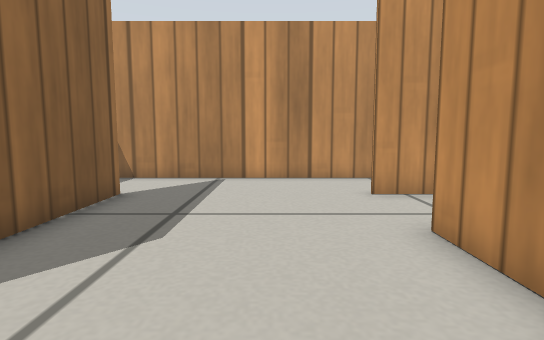
[1] (above)

24 first-person views from a walk through a Gazebo world. The camera is 0.28 m above the floor, tilts 6° down and sees 80° across. The floor is counted in squares, 0.2 m on a side. Each view is taken from the middle of a square. On the plan, view 1 faces up. The plan holds only what a view shows up to about 15 squares ahead; the rest is blank. Gazebo's built-in surfaces are drawn with simple patterns.

[2]
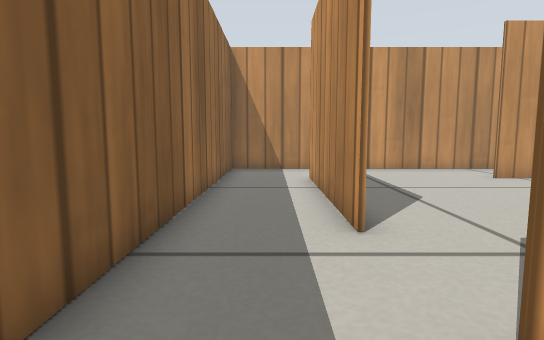

[3]
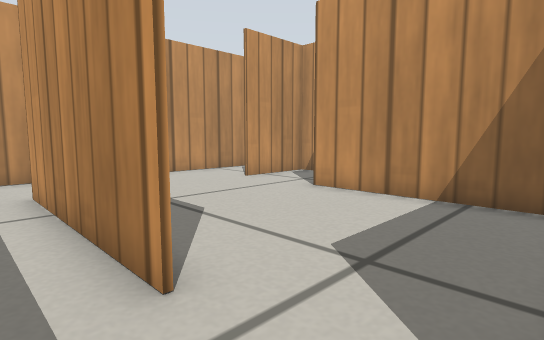

[4]
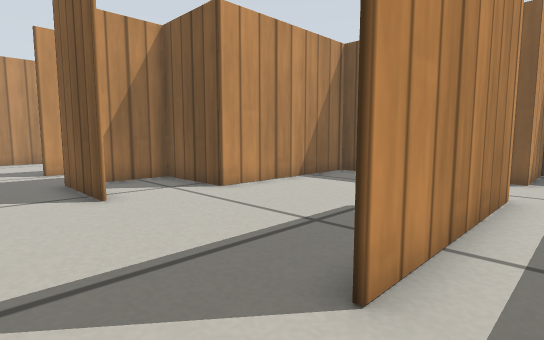

[5]
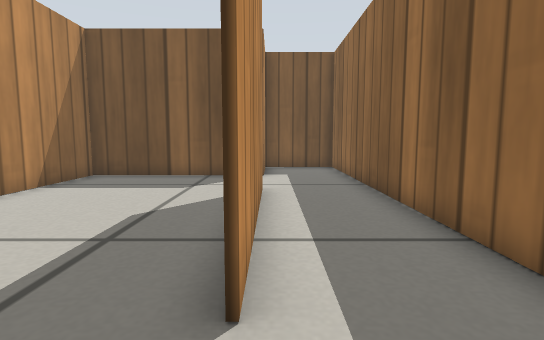

[6]
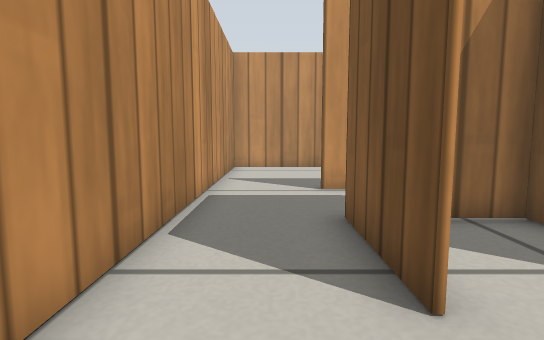

[7]
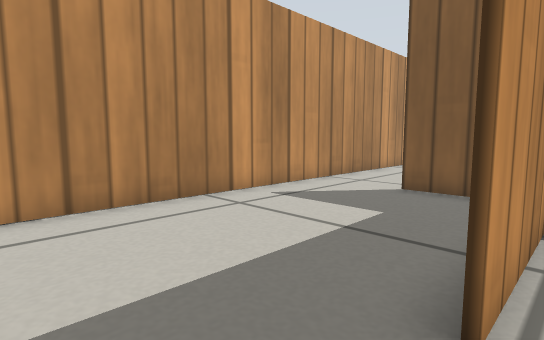

[8]
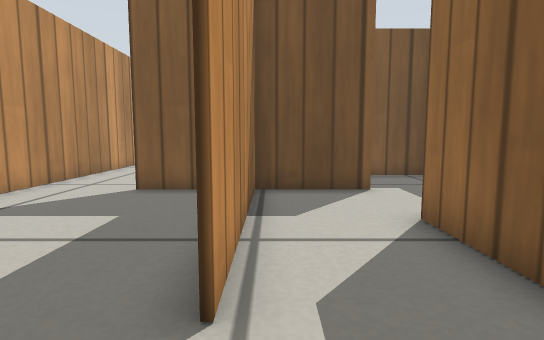

[9]
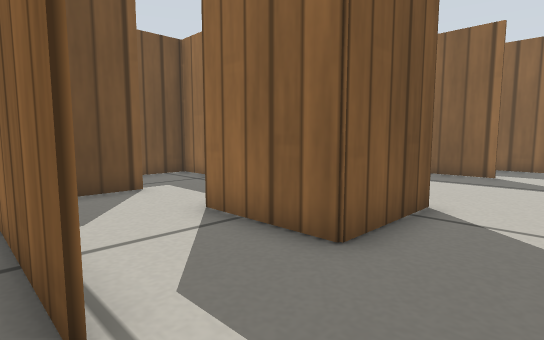

[10]
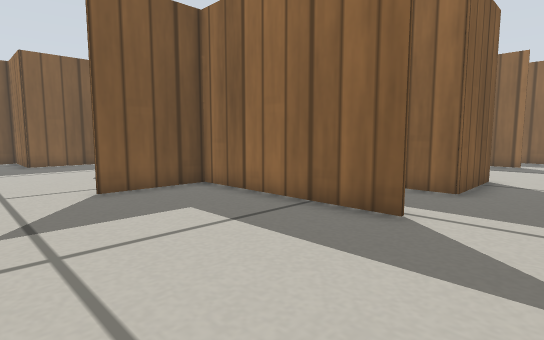

[11]
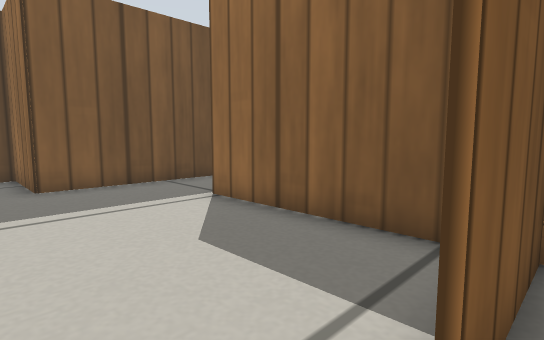

[12]
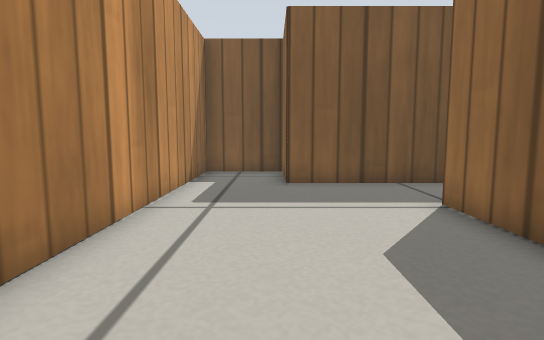

[13]
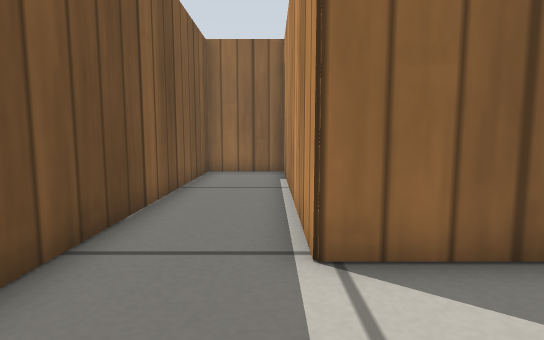

[14]
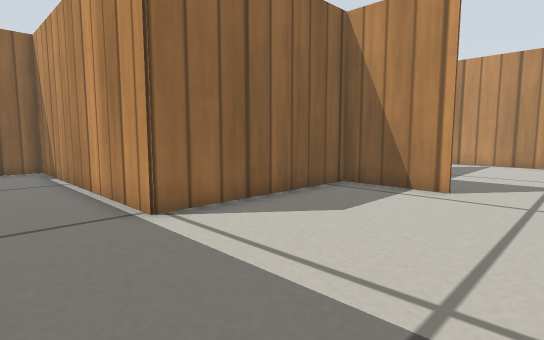

[15]
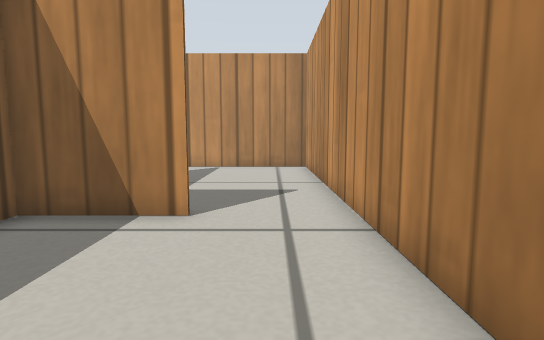

[16]
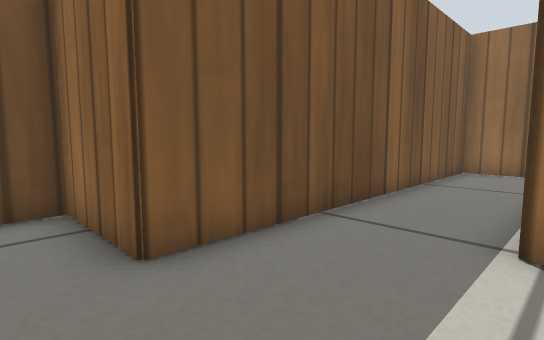

[17]
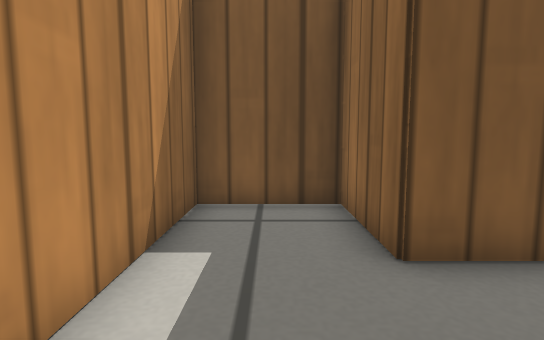

[18]
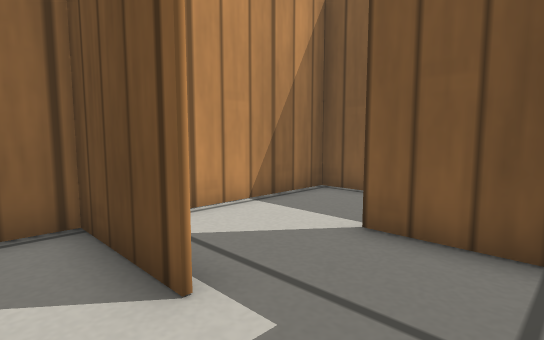

[19]
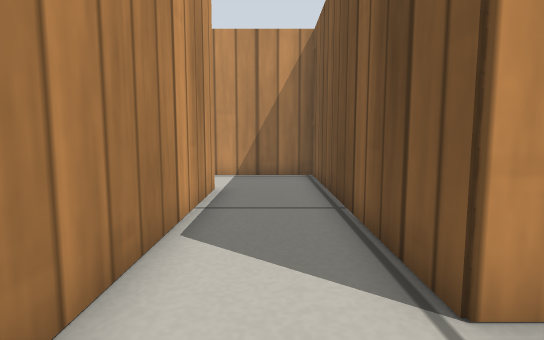

[20]
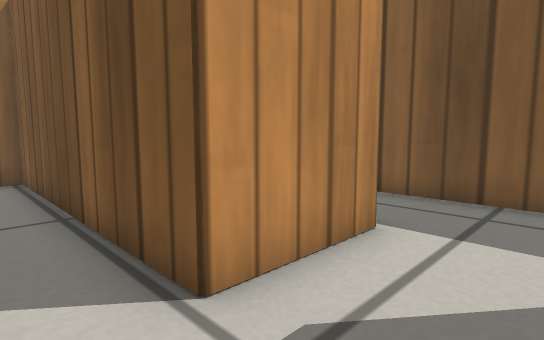

[21]
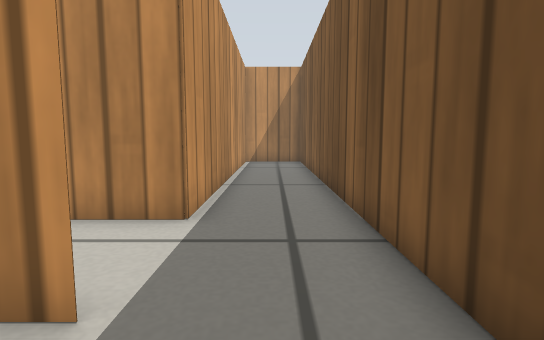

[22]
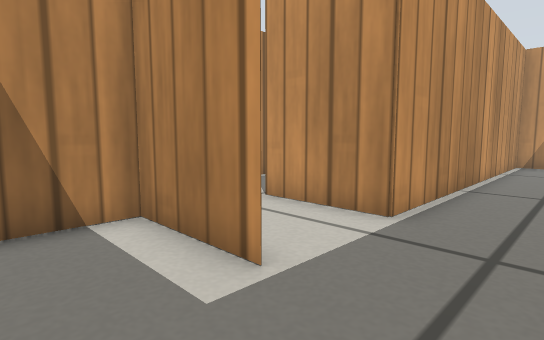

[23]
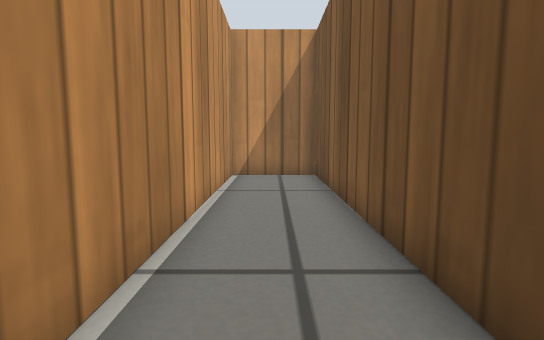

[24]
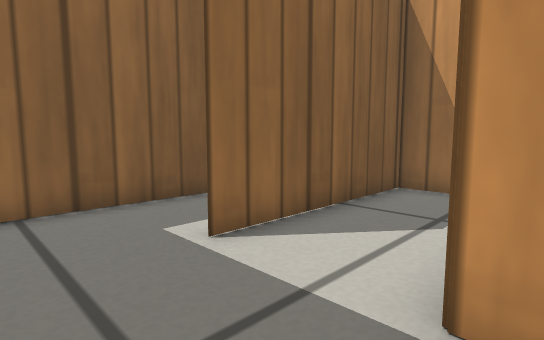

### Floor plan
Ten units are one square. View 1 is at (0, 0); x grows to the right and y downward. Boxes are objects, and circles mark ways between rooms. Rooms are numbered by the first view taken in them; rooms with no view inside come last. Other rooms are left out.
<svg viewBox="-73 -112 223 223">
<path fill="none" stroke="#000" d="M24 -77 55 -77 55 -46M-37 -78 -37 -42M-38 -15 -38 -78M54 -17 90 -17M24 15 24 -47 54 -47 54 -76 24 -76M84 -16 84 -78M-38 39 -38 14 21 14M85 -107 -67 -107 -67 40M-68 44 -36 44M85 -78 85 -19M145 -15 145 -107 85 -107M90 -17 116 -17M116 -16 84 -16M85 -19 85 45 -6 45 -6 75 116 75 116 106M120 105 145 105 145 -15M55 15 -37 15 -37 76M-44 105 120 105M115 106 115 76 -7 76 -7 44 84 44 84 1M-38 76 -38 39M-67 40 -67 95M-36 45 -56 45M24 -1 24 15M21 14 55 14"/>
<circle cx="90" cy="-90" r="3" fill="#2a7"/>
<circle cx="40" cy="-20" r="3" fill="#2a7"/>
<circle cx="130" cy="-20" r="3" fill="#2a7"/>
<circle cx="-40" cy="90" r="3" fill="#2a7"/>
<circle cx="70" cy="10" r="3" fill="#2a7"/>
<text x="0" y="-50">1</text>
<text x="120" y="-60">2</text>
<text x="100" y="40">3</text>
<text x="30" y="80">4</text>
<text x="-60" y="70">5</text>
<text x="50" y="-10">6</text>
</svg>
Room 1 opens to room 2. Room 1 opens to room 6. Room 2 opens to room 3. Room 4 opens to room 5. Room 4 opens to room 6.

Where each view was taken, in squares from view 1:
view 1: 0 up, 0 right, facing up
view 2: 3 down, 5 left, facing up
view 3: 1 down, 5 left, facing up-right
view 4: 10 up, 5 left, facing down-right
view 5: 10 up, 4 left, facing down
view 6: 9 up, 0 right, facing right
view 7: 10 up, 8 right, facing down-right
view 8: 10 up, 8 right, facing down
view 9: 10 up, 9 right, facing down-left
view 10: 10 up, 14 right, facing down-left
view 11: 2 up, 13 right, facing down-left
view 12: 2 up, 12 right, facing down
view 13: 5 down, 12 right, facing left
view 14: 7 down, 14 right, facing up-left
view 15: 4 down, 13 right, facing up
view 16: 4 down, 13 right, facing down-left
view 17: 4 down, 13 right, facing down
view 18: 3 up, 3 right, facing down-right
view 19: 3 down, 3 left, facing right
view 20: 3 down, 3 left, facing down-right
view 21: 9 down, 6 left, facing right
view 22: 10 down, 6 left, facing up-right
view 23: 9 down, 0 right, facing right
view 24: 10 down, 0 right, facing up-left
